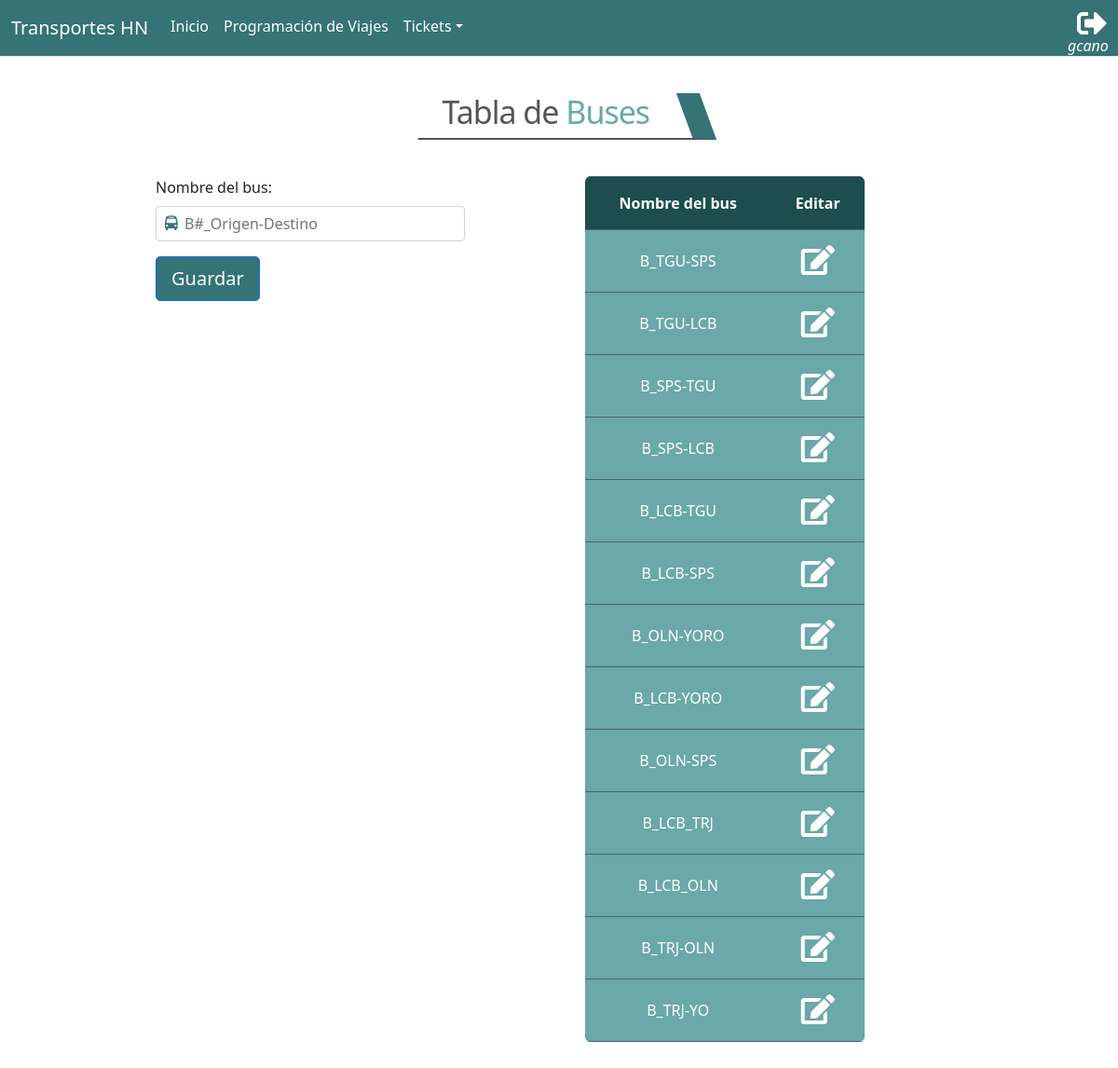
The app's page /transportAgency/bus_crud/ (signed in) with its own data.
### app_transportAgency/models.py (models this page shows, shortened)
class Bus(models.Model):
    name_bus = models.CharField(max_length=50)
    seating  = models.ManyToManyField(Seating)
    class Meta:
        verbose_name_plural = 'Buses'

### app_transportAgency/views.py (the view, shortened to what this page needs)
# urls.py: path('bus_crud/', views.bus_crud, name="bus_crud"),
@login_required()
def bus_crud(request):
    buses = Bus.objects.all()
    return render(request, 'transportAgency/addbus.html', {'buses' : buses,})

### app_transportAgency/templates/transportAgency/addbus.html (shortened to what this page needs)
{% extends "base.html" %}
{% load static %}
{% load transportAgency_filters %}
{% block css %}
    <link rel="stylesheet" href="{% static 'transportAgency/css/bustable.css' %}">
    <link rel="stylesheet" href="{% static 'transportAgency/css/tittle.css' %}">
    <link rel="stylesheet" href="{% static 'transportAgency/css/i.css' %}">
{% endblock %}
{% block container %}
<div class="row justify-content-center m-4">
    <div class="title">
        <h1>Tabla de <span style="color: #6BA8A9;">Buses</span></h1>
    </div>
</div>
<div class="container">
    <div class="row justify-content-center m-4">
        <div class="col-4 ">
            <form method="post" >
                <div class="mb-3">
                    <label for="name-bus" class="form-label">Nombre del bus:</label>
                    <div class="form-group has-feedback">
                        <input type="text" class="form-control" name="name-bus" id="name-bus" value="{{data.name_bus}}" placeholder="B#_Origen-Destino">
                    </div>
                </div>
                <div class="mb-3">
                    <button class="btn btn-lg btn-primary" id="button-save" style="color:#fff; background-color: #357376;">Guardar</button>
                </div>
            </form>
        </div>
        <div class="col-6">
            <table class="rwd-table">
                <thead>
                    <tr>
                        <th>Nombre del bus</th>
                        <th>Editar</th>
                    </tr>
                </thead>
                <tbody>
                    {% for b in buses %}
                    <tr>
                        <td>{{b.name_bus}}</td>
                        <td>
                            <a href="{% url 'transportAgency:editar_bus' b.id %}" class="text-white"><span class="fas fa-edit fa-2x"></span></a>
                        </td>
                    </tr>
                    {% endfor %}
                </tbody>
            </table>
        </div>
    </div>
</div>
<br>
<br>
{% endblock container %}

### global_templates/base.html (shortened to what this page needs)
{% load static %}
<!DOCTYPE html>
<html lang="en">
<head>
    <link rel="stylesheet" href="https://cdnjs.cloudflare.com/ajax/libs/font-awesome/5.15.1/css/all.min.css">
    <link href="{% static 'transportAgency/bootstrap/bootstrap.min.css' %}" rel="stylesheet">
    <link rel="stylesheet" href="{% static 'transportAgency/css/nav.css' %}">
    <link href="https://cdn.jsdelivr.net/npm/bootstrap@5.0.2/dist/css/bootstrap.min.css" rel="stylesheet"
>
    <link href="https://haubek.github.io/dist/css/component-chosen.min.css" rel="stylesheet">
    <link href="https://maxcdn.bootstrapcdn.com/font-awesome/4.7.0/css/font-awesome.min.css" rel="stylesheet" />
    <link href="https://cdn.datatables.net/1.10.25/css/dataTables.bootstrap4.min.css" rel="stylesheet" />
    {% block css %}{% endblock %}
</head>
<body>
    <nav class="navbar navbar-expand-lg border-bottom">
        <div class="container-fluid">
            <a class="navbar-brand">Transportes HN</a>
            <div class="collapse navbar-collapse" id="navbarSupportedContent">
                <ul class="navbar-nav me-auto mb-2 mb-lg-1">
                    <li class="nav-item">
                        <a class="nav-link active" aria-current="page"
                            href="{% url 'transportAgency:about' %}">Inicio</a>
                    </li>
                    <li class="nav-item">
                        <a class="nav-link" href="{% url 'transportAgency:travels_view' %}">Programación de Viajes</a>
                    </li>
                     <li class="dropdown">
                        <a class="nav-link dropdown-toggle" href="#"  data-bs-toggle="dropdown">Tickets</a>
                    </li>
                </ul>
                <form class="d-flex">
                    <ul class="navbar-nav me-auto mb-2 mb-lg-2">
                        {% if request.user.is_authenticated %}
                        <li class="nav-item">
                            <a style="font-style: italic; color: white; position: absolute; margin-top: 28px; font-size: 16px;">{{ request.user }}</a>
                            <a href="{% url 'logout_view' %}"><i class="fas fa-sign-out-alt fa-2x" style="margin-left: 10px; color: white;"></i></a>
                        </li>
                        {% endif %}
                    </ul>
                </form>
            </div>
        </div>
    </nav>
    {% block container %}{% endblock %}
</body>
</html>

### app_transportAgency/static/transportAgency/css/nav.css (style rules this page uses)
.navbar { background-color: #357376; }
.navbar a { color: white; text-decoration: none; }
.navbar .navbar-brand { color: white; }

### app_transportAgency/static/transportAgency/css/bustable.css (style rules this page uses)
.rwd-table { margin: 1em 0; min-width: 300px; align-content: center; }
.rwd-table tr { border-top: 1px solid #ddd; border-bottom: 1px solid #ddd; }
.rwd-table th { display: none; text-align: center; }
.rwd-table td { display: block; background-color: #6BA8A9; text-align: center; }
.rwd-table td:first-child { padding-top: 0.5em; }
.rwd-table td:last-child { padding-bottom: 0.5em; }
.rwd-table td:before { content: attr(data-th) ": "; font-weight: bold; width: 6.5em; display: inline-block; }
@media (min-width: 480px) { .rwd-table td:before { display: none; } }
.rwd-table th, .rwd-table td { text-align: center; }
@media (min-width: 480px) { .rwd-table th, .rwd-table td { display: table-cell; padding: 0.25em 0.5em; } }
@media (min-width: 480px) { .rwd-table th:first-child, .rwd-table td:first-child { padding-left: 0; } }
@media (min-width: 480px) { .rwd-table th:last-child, .rwd-table td:last-child { padding-right: 0; } }
.rwd-table { background: #1D4D4F; color: #fff; border-radius: 0.4em; overflow: hidden; margin: 0 auto; }
.rwd-table tr { border-color: #46637f; }
.rwd-table th, .rwd-table td { margin: 0.5em 1em; }
@media (min-width: 480px) { .rwd-table th, .rwd-table td { padding: 1em !important; } }
.rwd-table th, .rwd-table td:before { color: #fff; }

### app_transportAgency/static/transportAgency/css/tittle.css (style rules this page uses)
h1 { font-weight: normal; font-style: normal; letter-spacing: -1px; font-size: 34px; color: #555; text-align: center; transform: skew(-20deg, 0deg); }
.title { width: 320px; height: 50px; border-bottom: 2px solid #555; border-right: 25px solid #357376; background-color: #fff; -webkit-transform: skew(20deg); -moz-transform: skew(20deg); -ms-transform: skew(20deg); -o-transform: skew(20deg); transform: skew(20deg, 0deg); margin: 15px; }

### app_transportAgency/static/transportAgency/css/i.css (style rules this page uses)
.form-control { padding-left: 30px!important; }

### records on screen
Bus: name_bus "B_TGU-SPS"
Bus: name_bus "B_TGU-LCB"
Bus: name_bus "B_SPS-TGU"
Bus: name_bus "B_SPS-LCB"
Bus: name_bus "B_LCB-TGU"
Bus: name_bus "B_LCB-SPS"
Bus: name_bus "B_OLN-YORO"
Bus: name_bus "B_LCB-YORO"
Bus: name_bus "B_OLN-SPS"
Bus: name_bus "B_LCB_TRJ"
Bus: name_bus "B_LCB_OLN"
Bus: name_bus "B_TRJ-OLN"
Bus: name_bus "B_TRJ-YO"

### other values on screen
{{ request.user }} "gcano"
